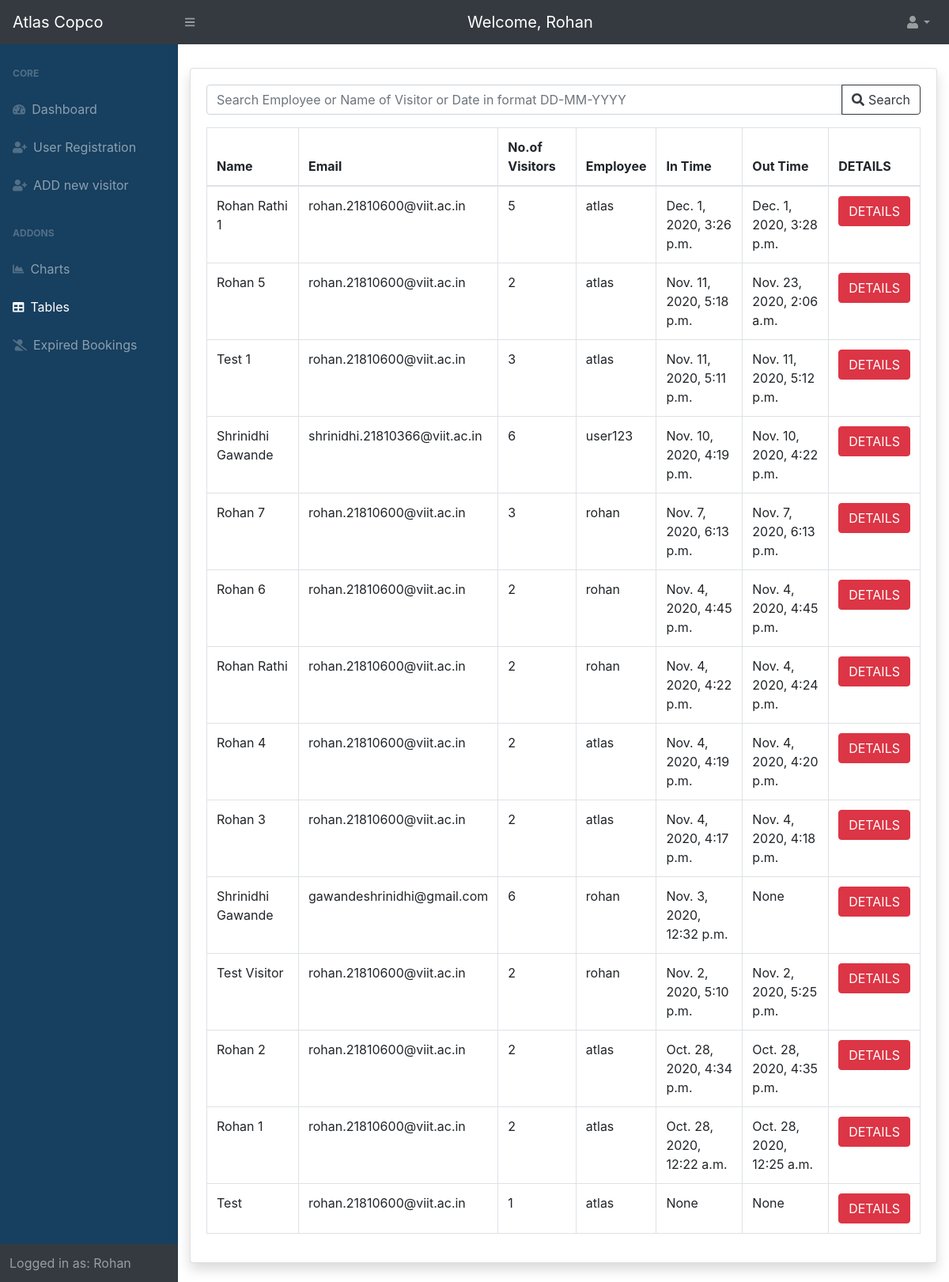
The page /tables/ (signed in) on the database its author committed.
### entry/models.py (models this page shows, shortened)
class Visitor(models.Model):
	name = models.CharField(verbose_name='Name', max_length=200, validators=[
		MinLengthValidator(2, 'Minimum 2 Characters are required')])  # name of the visitor
	purpose = models.CharField(verbose_name='Purpose', max_length=200, validators=[
		MinLengthValidator(4, 'Minimum 4 characters are required')])  # purpose of visit
	mobile = models.IntegerField(verbose_name='Mobile number')  # mobile no. of the visitor
	email = models.EmailField(verbose_name='Email', validators=[EmailValidator()])  # email address of the visitor
	no_of_people = models.IntegerField(verbose_name='No of people')  # no. of visitors
	photo_id_number = models.CharField(verbose_name='Photo Id Number', max_length=20, null=True, blank=True)
	photo_id = models.ImageField(verbose_name='Photo Id', upload_to='media/photo_id', null=True, blank=True)
	expected_in_time = models.DateTimeField(verbose_name='Expected Visit In Time', null=True, blank=True)
	in_time = models.DateTimeField(verbose_name='Visit In time', null=True, blank=True)  # in time of the visitor, added automatically
	out_time = models.DateTimeField(verbose_name='Visit Out Time', null=True, blank=True)  # out time of the visitor added automatically
	token = models.CharField(verbose_name='Token', max_length=200, null=True, blank=True)  # token(autogenerated)
	qrcode = models.ImageField(verbose_name='QR Code', upload_to='media/qrcodes', null=True, blank=True)  # qr code generated from the token
	user = models.ForeignKey(User, verbose_name='Employee to visit', on_delete=models.PROTECT)  # link to the User table, to store which user allowed the entry
	photo = models.ImageField(verbose_name='Photo of the Visitor', upload_to='media/photo', null=True, blank=True)
	visit_token = models.CharField(max_length=200, verbose_name="Token assigned to the Visitor", null=True, blank=True)
	session_expired = models.BooleanField(default=False)

### home/views.py (the view, shortened to what this page needs)
# urls.py: path('tables/', views.get_table_data, name='tables'),
@login_required()
@user_passes_test(is_admin)
def get_table_data(request):
	display_visitors = Visitor.objects.filter(session_expired=False)
	visitor_list = display_visitors.order_by('-in_time')
	search_query = ''
	context = {'visitor_list': visitor_list, 'search_query': search_query}
	return render(request, 'home/table.html', context=context)

### home/views.py (called while the page is built)
def is_admin(user):
	try:
		admin = User.objects.get(username=user).is_superuser
		return admin
	except:
		return False

### home/templates/home/table.html (shortened to what this page needs)
{% extends 'home/base.html' %}
{% block content %}
	<div id="layoutSidenav_content">
		<main style="margin-top: 30px;">
			<div class="container-fluid">
				<div class="card shadow mb-4">
					<div class="card-body">
						<div class="text-right mb-3">
							<form method="post">
								<div class="input-group">
									<input type="text" placeholder="Search Employee or Name of Visitor or Date in format DD-MM-YYYY" class="form-control" name="search" value="{{ search_query }}">
									<div class="input-group-append">
										<button class="btn btn-outline-dark" type="submit"><i class="fa fa-search"></i> Search</button>
									</div>
								</div>
							</form>
						</div>
						{% if visitor_list %}
						<div class="table-responsive">
							<table class="table table-bordered" id="dataTable" width="100%" cellspacing="0">
								<thead>
									<tr>
										<th> Name </th>
										<th> Email </th>
										<th> No.of Visitors </th>
										<th> Employee </th>
										<th> In Time </th>
										<th> Out Time </th>
										<th> DETAILS </th>
									</tr>
								</thead>
								<tbody>
									{% for visitor in visitor_list %}
									<tr>
										<td>{{ visitor.name }}</td>
										<td>{{ visitor.email }}</td>
										<td>{{ visitor.no_of_people }}</td>
										<td>{{ visitor.user.username }}</td>
										<td>{{ visitor.in_time }}</td>
										<td>{{ visitor.out_time }}</td>
										<td>
												<button type="submit" name="delete_btn" onclick="window.location.href='{% url 'visitor-detail' visitor.id %}'" class="btn btn-danger"> DETAILS </button>
										</td>
									</tr>
									{% endfor %}
								</tbody>
							</table>
						</div>
						{% else %}
						<h6>Your search yielded no results!</h6>
						{% endif %}
					</div>
				</div>
			</div>
		</main>
	</div>
{% endblock content %}

### home/templates/home/base.html (shortened to what this page needs)
{% load static %} {% load crispy_forms_tags %}
<!DOCTYPE html>
<html lang=en>
<head>
    <link rel="stylesheet" href="https://stackpath.bootstrapcdn.com/bootstrap/4.5.2/css/bootstrap.min.css">
    <link rel="stylesheet" type="text/css" href="{% static 'home/style.css' %}">
</head>
<body>
    <nav class="sb-topnav navbar navbar-expand navbar-dark bg-dark sticky-top">
        <a class="navbar-brand" href="{% url 'home' %}">Atlas Copco</a> {% if request.user.is_superuser %}<button class="btn btn-link btn-sm order-1 order-lg-0" id="sidebarToggle"><i class="fas fa-bars"></i></button> {% endif %}
        <span class="d-none d-md-inline-block form-inline ml-auto mr-0 mr-md-3 my-2 my-md-0 navbar-brand"> Welcome, {{ request.user.first_name }}</span>
        <ul class="navbar-nav ml-auto ">
            <li class="nav-item dropdown">
                <a class="nav-link dropdown-toggle" id="userDropdown" href="#" role="button" data-toggle="dropdown" aria-haspopup="true" aria-expanded="false">{% if request.user.employee.pic %}<img src="{{ request.user.employee.pic.url }}" style="width: 40px; height: 40px; border-radius: 100%;">{% else %}<img class="fas fa-user fa-fw"></img>{% endif %}</a>
            </li>
        </ul>
    </nav>
    <div id="layoutSidenav">
        {% if request.user.is_superuser %}
        <div id="layoutSidenav_nav">
            <nav class="sb-sidenav accordion sb-sidenav-dark" id="sidenavAccordion" style="background-color: #173F5F;">
                <div class="sb-sidenav-menu">
                    <div class="nav">
                        <div class="sb-sidenav-menu-heading">Core</div>
                        <a class="nav-link" href="{% url 'home' %}">
                            <div class="sb-nav-link-icon"><i class="fas fa-tachometer-alt"></i></div>
                            Dashboard <br>
                            <a class="nav-link" href="{% url 'user-signup' %}">
                                <div class="sb-nav-link-icon"><i class="fas fa-user-plus"></i></div>
                                User Registration
                            </a>
                            <a class="nav-link" href="{% url 'entry:new-visitor' %}">
                                <div class="sb-nav-link-icon"><i class="fa fa-user-plus fa-fw"></i></div>
                                ADD new visitor
                            </a>
                            <div class="sb-sidenav-menu-heading">Addons</div>
                            <a class="nav-link" href="{% url 'charts:chart-page'%}">
                                <div class="sb-nav-link-icon"><i class="fas fa-chart-area"></i></div>
                                Charts
                            </a>
                            <a class="nav-link" href="{% url 'tables' %}">
                                <div class="sb-nav-link-icon"><i class="fas fa-table"></i></div>
                                Tables
                            </a>
                            <a class="nav-link" href="{% url 'disabled' %}">
                                <div class="sb-nav-link-icon"><i class="fas fa-user-slash"></i></div>
                                Expired Bookings
                            </a>
                    </div>
                </div>
                <div class="sb-sidenav-footer">
                    <div class="large">Logged in as: {{ request.user.first_name }}</div>
                </div>
            </nav>
        </div>
        {% endif %}
        {% block content %} {% endblock content %}
    </div>
</body>
</html>

### home/static/home/style.css (style rules this page uses)
#layoutSidenav { display: flex; }
#layoutSidenav #layoutSidenav_nav { flex-basis: 225px; flex-shrink: 0; transition: transform 0.15s ease-in-out; z-index: 1038; transform: translateX(-225px); }
#layoutSidenav #layoutSidenav_content { position: relative; display: flex; flex-direction: column; justify-content: space-between; min-width: 0; flex-grow: 1; min-height: calc(100vh - 56px); margin-left: -225px; }
@media (min-width: 992px) { #layoutSidenav #layoutSidenav_nav { transform: translateX(0); } }
@media (min-width: 992px) { #layoutSidenav #layoutSidenav_content { margin-left: 0; transition: margin 0.15s ease-in-out; } }
.nav .nav-link .sb-nav-link-icon, .sb-sidenav-menu .nav-link .sb-nav-link-icon { margin-right: 0.5rem; }
.sb-topnav { padding-left: 0; height: 56px; z-index: 1039; }
.sb-topnav .navbar-brand { width: 225px; padding-left: 1rem; padding-right: 1rem; margin: 0; }
.sb-topnav.navbar-dark #sidebarToggle { color: rgba(255, 255, 255, 0.5); }
.sb-sidenav { display: flex; flex-direction: column; height: 100%; flex-wrap: nowrap; }
.sb-sidenav .sb-sidenav-menu { flex-grow: 1; }
.sb-sidenav .sb-sidenav-menu .nav { flex-direction: column; flex-wrap: nowrap; }
.sb-sidenav .sb-sidenav-menu .nav .sb-sidenav-menu-heading { padding: 1.75rem 1rem 0.75rem; font-size: 0.75rem; font-weight: bold; text-transform: uppercase; }
.sb-sidenav .sb-sidenav-menu .nav .nav-link { display: flex; align-items: center; padding-top: 0.75rem; padding-bottom: 0.75rem; position: relative; }
.sb-sidenav .sb-sidenav-menu .nav .nav-link .sb-nav-link-icon { font-size: 0.9rem; }
.sb-sidenav .sb-sidenav-footer { padding: 0.75rem; flex-shrink: 0; }
.sb-sidenav-dark { background-color: #212529; color: rgba(255, 255, 255, 0.5); }
.sb-sidenav-dark .sb-sidenav-menu .sb-sidenav-menu-heading { color: rgba(255, 255, 255, 0.25); }
.sb-sidenav-dark .sb-sidenav-menu .nav-link { color: rgba(255, 255, 255, 0.5); }
.sb-sidenav-dark .sb-sidenav-menu .nav-link .sb-nav-link-icon { color: rgba(255, 255, 255, 0.25); }
.sb-sidenav-dark .sb-sidenav-menu .nav-link.active { color: #fff; }
.sb-sidenav-dark .sb-sidenav-menu .nav-link.active .sb-nav-link-icon { color: #fff; }
.sb-sidenav-dark .sb-sidenav-footer { background-color: #343a40; }

### rows shown on the page
Visitor: name "Rohan Rathi 1", email "rohan.21810600@viit.ac.in", no_of_people "5", user.username "atlas", in_time "Dec. 1, 2020, 3:26 p.m.", out_time "Dec. 1, 2020, 3:28 p.m."
Visitor: name "Rohan 5", email "rohan.21810600@viit.ac.in", no_of_people "2", user.username "atlas", in_time "Nov. 11, 2020, 5:18 p.m.", out_time "Nov. 23, 2020, 2:06 a.m."
Visitor: name "Test 1", email "rohan.21810600@viit.ac.in", no_of_people "3", user.username "atlas", in_time "Nov. 11, 2020, 5:11 p.m.", out_time "Nov. 11, 2020, 5:12 p.m."
Visitor: name "Shrinidhi Gawande", email "shrinidhi.21810366@viit.ac.in", no_of_people "6", user.username "user123", in_time "Nov. 10, 2020, 4:19 p.m.", out_time "Nov. 10, 2020, 4:22 p.m."
Visitor: name "Rohan 7", email "rohan.21810600@viit.ac.in", no_of_people "3", user.username "rohan", in_time "Nov. 7, 2020, 6:13 p.m.", out_time "Nov. 7, 2020, 6:13 p.m."
Visitor: name "Rohan 6", email "rohan.21810600@viit.ac.in", no_of_people "2", user.username "rohan", in_time "Nov. 4, 2020, 4:45 p.m.", out_time "Nov. 4, 2020, 4:45 p.m."
Visitor: name "Rohan Rathi", email "rohan.21810600@viit.ac.in", no_of_people "2", user.username "rohan", in_time "Nov. 4, 2020, 4:22 p.m.", out_time "Nov. 4, 2020, 4:24 p.m."
Visitor: name "Rohan 4", email "rohan.21810600@viit.ac.in", no_of_people "2", user.username "atlas", in_time "Nov. 4, 2020, 4:19 p.m.", out_time "Nov. 4, 2020, 4:20 p.m."
Visitor: name "Rohan 3", email "rohan.21810600@viit.ac.in", no_of_people "2", user.username "atlas", in_time "Nov. 4, 2020, 4:17 p.m.", out_time "Nov. 4, 2020, 4:18 p.m."
Visitor: name "Shrinidhi Gawande", email "gawandeshrinidhi@gmail.com", no_of_people "6", user.username "rohan", in_time "Nov. 3, 2020, 12:32 p.m.", out_time "None"
Visitor: name "Test Visitor", email "rohan.21810600@viit.ac.in", no_of_people "2", user.username "rohan", in_time "Nov. 2, 2020, 5:10 p.m.", out_time "Nov. 2, 2020, 5:25 p.m."
Visitor: name "Rohan 2", email "rohan.21810600@viit.ac.in", no_of_people "2", user.username "atlas", in_time "Oct. 28, 2020, 4:34 p.m.", out_time "Oct. 28, 2020, 4:35 p.m."
Visitor: name "Rohan 1", email "rohan.21810600@viit.ac.in", no_of_people "2", user.username "atlas", in_time "Oct. 28, 2020, 12:22 a.m.", out_time "Oct. 28, 2020, 12:25 a.m."
Visitor: name "Test", email "rohan.21810600@viit.ac.in", no_of_people "1", user.username "atlas", in_time "None", out_time "None"

### other values the page prints
{{ request.user.first_name }} "Rohan"
